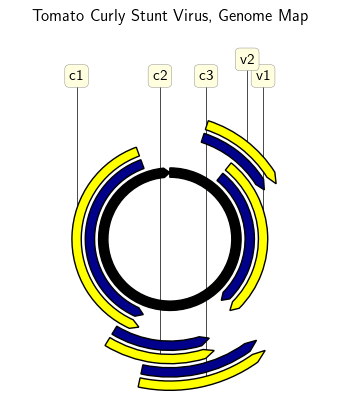

Recreate this plot in Python.
#!/usr/bin/env python
from dna_features_viewer import BiopythonTranslator, CircularGraphicRecord
import matplotlib.pyplot as plt
from matplotlib import rc

class Translator(BiopythonTranslator):
    def compute_feature_color(self, feature):
        color_map = {
            "source": "black",
            "CDS": "yellow",
            "gene": "darkblue",
        }
        
        return color_map[feature.type]
    
    def compute_feature_label(self, feature):
        if feature.type == "CDS":
            return BiopythonTranslator.compute_feature_label(self, feature)
        return None

def draw():
    """Create record and plot it"""
    fig, ax = plt.subplots()
    rec = Translator().translate_record("Genome.gb", record_class="circular")
    rec.plot(ax=ax, figure_width=10, strand_in_label_threshold=4)
    plt.title("Tomato Curly Stunt Virus")
    plt.savefig("genome_map.png", bbox_inches="tight")
    
if __name__ == "__main__":
    rc('text', usetex=True)
    draw()
